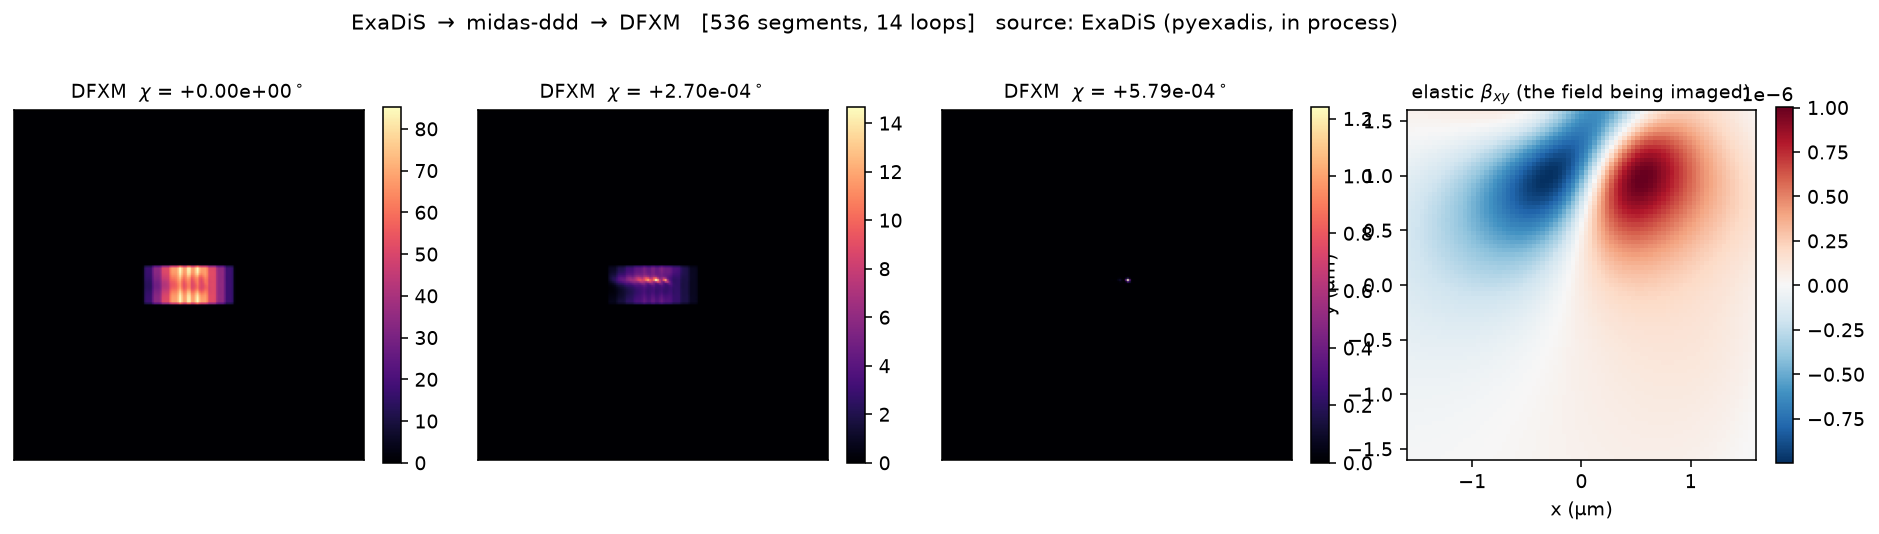

Write the Python code that produced this figure.
#!/usr/bin/env python
"""ExaDiS -> DFXM: virtual dark-field images of a discrete-dislocation network.

Generates a microstructure with ExaDiS -- irradiation-type prismatic loops plus
deformation-type lines -- converts it through :mod:`midas_ddd`, and renders DFXM
images from the resulting elastic distortion field.

    ExaDiS generators  ->  midas_ddd.DislocationNetwork
                       ->  midas_dfxm.network_deformation_field   (elastic beta)
                       ->  midas_dfxm.dfxm_image                  (per setting)

Runs with or without ExaDiS. With `pyexadis` importable it uses the real
generators; without it, `midas_ddd.generate` builds an equivalent configuration
so the example still demonstrates the chain. The `--source` line in the output
says which was used.

Prior art, and it is close: Wang, Bertin, Pal, Irvine, Katagiri, Rudd &
Dresselhaus-Marais, arXiv:2409.01439, compute virtual DFXM images from discrete
dislocation structures with a non-singular formulation and geometrical optics.
That is this capability. Nothing here is claimed as new -- what MIDAS adds is
that the same network also drives the small-angle and near-Bragg forwards
through one kernel.

Why the ELASTIC distortion: DFXM images the lattice, which is continuous across
a dislocation's cut surface for a perfect Burgers vector. The plastic
eigendistortion on that cut is bookkeeping and must not enter the contrast. See
`midas_ddd.realspace`.

Run:
    python exadis_to_dfxm.py [--out DIR] [--grid 61] [--half-um 5.0]
"""
from __future__ import annotations

import argparse
import math
import os
import time

import numpy as np
import torch

from midas_ddd import (
    combine,
    cubic_stiffness,
    find_loops,
    prismatic_loop,
    relaxation_volumes_um3,
    straight_line,
    validate_network,
)
from midas_dfxm.dislocation import network_deformation_field
from midas_dfxm.forward import dfxm_image
from midas_dfxm.conventions import GoniometerSetting
from midas_dfxm.optics import ObjectiveOptics
from midas_dfxm.resolution import aligned_resolution
from midas_dfxm.scan import bragg_two_theta_deg, reference_q_nom

DT = torch.float64
WAVELENGTH = 0.172979                 # Angstrom, ~71.7 keV
B_CU_A = 2.556
CU = cubic_stiffness(168.4, 121.4, 75.4, dtype=DT)     # Cu, GPa
HKL = (2, -2, 0)


def build_network(box_um=10.0, n_loops=8, n_lines=6, seed=7):
    """ExaDiS if available, otherwise the pure-python equivalent."""
    try:
        from midas_ddd.exadis import (
            generate_line_config,
            generate_prismatic_config,
            have_pyexadis,
        )
        if not have_pyexadis():
            raise ImportError
        box_b = box_um / (B_CU_A * 1e-4)
        loops = generate_prismatic_config(
            crystal="fcc", box_size_b=box_b, num_loops=n_loops,
            radius_b=[0.15 * box_b / 4, 0.30 * box_b / 4],
            b_magnitude_A=B_CU_A, maxseg_b=box_b / 100, seed=seed)
        lines = generate_line_config(
            crystal="fcc", box_size_b=box_b, num_lines=n_lines,
            b_magnitude_A=B_CU_A, maxseg_b=box_b / 40, seed=seed + 1)
        return (combine([loops, lines], cell_size_um=box_um),
                "ExaDiS (pyexadis, in process)")
    except ImportError:
        g = torch.Generator().manual_seed(seed)
        parts = []
        for _ in range(n_loops):
            c = (torch.rand(3, generator=g, dtype=DT) * 2 - 1) * (0.3 * box_um)
            R = float(0.2 + 0.3 * torch.rand(1, generator=g, dtype=DT))
            parts.append(prismatic_loop(radius_um=R, burgers=(0, 0, 1.0),
                                        n_segments=24, center_um=tuple(c.tolist()),
                                        cell_size_um=box_um))
        for _ in range(n_lines):
            c = (torch.rand(3, generator=g, dtype=DT) * 2 - 1) * (0.3 * box_um)
            parts.append(straight_line(length_um=0.4 * box_um, n_segments=10,
                                       center_um=tuple(c.tolist()),
                                       cell_size_um=box_um))
        return (combine(parts, cell_size_um=box_um),
                "midas_ddd.generate (ExaDiS not installed)")


def main() -> None:
    ap = argparse.ArgumentParser()
    ap.add_argument("--out", default=os.path.dirname(os.path.abspath(__file__)))
    ap.add_argument("--grid", type=int, default=61)
    ap.add_argument("--half-um", type=float, default=5.0)
    ap.add_argument("--box-um", type=float, default=10.0)
    ap.add_argument("--slab-um", type=float, default=1.0,
                    help="beam thickness sampled along z")
    ap.add_argument("--slab-voxels", type=int, default=7)
    ap.add_argument("--sigma", type=float, default=None,
                    help="resolution width (rad); default: matched to the field")
    args = ap.parse_args()

    net, source = build_network(box_um=args.box_um)
    print(f"--source: {source}")
    print(f"network : {net.n_nodes} nodes, {net.n_segments} segments, "
          f"cell {float(net.cell_size_um.max()):.2f} um")
    summary = validate_network(net)
    print(f"          Burgers conserved: {summary['burgers_conserved']}, "
          f"closed loops: {summary['n_loops']}, "
          f"density {summary['dislocation_density_um2']:.3g} um^-2")
    loops = find_loops(net)
    if loops:
        dV = relaxation_volumes_um3(net, loops)
        print(f"          relaxation volumes: {float(dV.min()):.2e} .. "
              f"{float(dV.max()):.2e} um^3")
    print("          NOTE: the open lines carry no relaxation volume and are "
          "invisible to the\n                small-angle forward -- but they image "
          "fine here, which is the point.")

    # A SLAB, not a sheet. DFXM integrates through the thickness of the
    # line-focused beam, and a zero-thickness plane through a sparse 3-D network
    # mostly misses the dislocations: the first attempt gave max|F-I| = 2e-6
    # against a resolution width of 8e-3, i.e. every voxel at the same point in
    # reciprocal space and a uniformly lit square with no contrast. Sampling the
    # beam thickness puts voxels near the cores, which is where the contrast is.
    n, half = args.grid, args.half_um
    nz = args.slab_voxels
    xs = torch.linspace(-half, half, n, dtype=DT)
    zs = (torch.zeros(1, dtype=DT) if nz == 1
          else torch.linspace(-args.slab_um / 2, args.slab_um / 2, nz, dtype=DT))
    gx, gy, gz = torch.meshgrid(xs, xs, zs, indexing="ij")
    pts = torch.stack([gx.reshape(-1), gy.reshape(-1), gz.reshape(-1)], dim=-1)

    t0 = time.time()
    field = network_deformation_field(pts, net, CU, shape=(n, n, nz))
    print(f"elastic distortion on {n}x{n} voxels in {time.time() - t0:.1f} s")
    dev = (field.F - torch.eye(3, dtype=DT)).abs().max()
    print(f"max |F - I| = {float(dev):.3e}")

    # Rotation statistics. Report the MEDIAN, not the max.
    #
    # The distortion diverges as 1/r at a dislocation core, so max, std and RMS
    # of the rotation field do not converge -- they grow with how many voxels
    # happen to land near a core. Measured on this configuration: changing only
    # the number of slab planes (1 -> 31) swings the max by 7.6x, and shifting
    # the grid origin by a fraction of a voxel moves the std by 30 %. An earlier
    # version of this script quoted max|w| = 6.7e-6 rad and built a detectability
    # argument on it; that number was a property of the grid, not of the network,
    # and independent resampling at DFXM-scale voxels gave 550-2000x more.
    # Only the median is resolution-stable.
    from midas_dfxm.field_inverse import decompose_deformation
    w = decompose_deformation(field.F)["rotation_vector"].abs()
    wmax_per_voxel = w.max(dim=-1).values
    qs = torch.quantile(wmax_per_voxel,
                        torch.tensor([0.5, 0.9, 0.99], dtype=DT))
    med, p90, p99 = (float(x) for x in qs)
    print(f"rotation |w| per voxel:  median {med:.2e}  p90 {p90:.2e}  "
          f"p99 {p99:.2e}  max {float(w.max()):.2e} rad")
    print(f"  voxel size {2 * args.half_um / (args.grid - 1) * 1e3:.0f} nm; "
          f"median is the only resolution-stable one of these.")
    print("  CAVEAT: these are SLAB statistics. The slab is the right sampling "
          "for the DFXM image\n"
          "          (it is the beam-illuminated sheet) but the wrong sampling "
          "for characterising\n"
          "          the field: measured against a full 3-D cube of the same "
          "network, a 7-plane\n"
          "          slab reports 2.2 % of voxels above 1e-4 rad where the cube "
          "reports 13.9 %,\n"
          "          under-reporting the affected volume by ~6.4x. Do not read "
          "the numbers above\n"
          "          as a description of the microstructure.")

    # For b || n prismatic loops the rotation is essentially all in-plane, so a
    # single scalar compared against a single sigma is the wrong comparison --
    # DFXM sensitivity is anisotropic too (sigma_rock ~ 1e-3 vs sigma_roll ~ 9e-3),
    # and `aligned_resolution` below is transverse-isotropic, a known package
    # simplification. No detectability claim is made here; see
    # manuals/dfxm/LAB_NOTEBOOK.md ledger #4 (per-pixel orientation precision
    # 2 mdeg = 3.5e-5 rad, real data) if you need a floor, and note that single
    # dislocations are routinely imaged well below every rocking width
    # (Jakobsen 2019; Borgi 2024, 2025) because contrast comes from the near-core
    # tail, not the mean amplitude.
    sigma = args.sigma if args.sigma is not None else max(p90, 1e-9)
    print(f"resolution sigma set to the p90 of |w| ({sigma:.2e} rad) so the "
          f"contrast is visible; this is a demonstration of the chain, not an "
          f"instrument prediction.")

    centre = GoniometerSetting()
    q_nom = reference_q_nom(field, HKL, centre)
    res = aligned_resolution(q_nom, sigma_par=sigma, sigma_perp=sigma)
    tt = bragg_two_theta_deg(float(torch.linalg.vector_norm(q_nom)), WAVELENGTH)

    # DFXM is ANAMORPHIC, and strongly so at high energy. The objective looks
    # along k_out, only 2theta = {tt:.1f} deg off the beam, so an observation
    # plane containing the beam is imaged nearly edge-on and the along-beam
    # extent is compressed by sin(2theta). At Cu 220 / 71.7 keV that is a factor
    # ~7, which turns a square field of view into a stripe -- the shipped
    # tutorials show it too (122 x 18 px), so it is the geometry, not a bug.
    #
    # Real instruments recover it with a GRAZING detector, which stretches the
    # compressed axis by 1/cos(tilt). Choosing cos(tilt) = sin(2theta) undoes the
    # foreshortening exactly. This is the physical fix, not a cosmetic one.
    # tilt_axis="u" is the one that stretches the COMPRESSED axis: measured on an
    # 8 um sheet, (tilt=0) gives 48.0 x 6.4 px, ("u", 82.3 deg) gives 48.0 x 48.1,
    # and ("v", 82.3 deg) gives 358 x 6.4 -- i.e. "v" stretches the wrong one.
    grazing_deg = math.degrees(math.acos(
        max(min(math.sin(math.radians(tt)), 1.0 - 1e-9), 1e-9)))
    optics = ObjectiveOptics(two_theta_deg=tt, magnification=6.0, pixel_um=1.0,
                             detector_shape=(180, 180),
                             detector_tilt_deg=grazing_deg, tilt_axis="u")
    print(f"2theta = {tt:.2f} deg -> along-beam compression sin(2theta) = "
          f"{math.sin(math.radians(tt)):.3f}; grazing detector tilt "
          f"{grazing_deg:.1f} deg restores it")

    sd = math.degrees(sigma)
    chis = (0.0, 0.7 * sd, 1.5 * sd)
    imgs = {}
    for chi in chis:
        t0 = time.time()
        imgs[chi] = dfxm_image(field, HKL, GoniometerSetting(chi=chi),
                               res, optics).detach()
        print(f"  chi={chi:+.3f}  image in {time.time() - t0:.1f} s   "
              f"max={float(imgs[chi].max()):.3e}")

    try:
        import matplotlib
        matplotlib.use("Agg")
        import matplotlib.pyplot as plt
    except ImportError:
        print("matplotlib absent; skipping the figure")
        return

    fig, axes = plt.subplots(1, len(chis) + 1, figsize=(4.1 * (len(chis) + 1), 4.0))
    for ax, chi in zip(axes[:-1], chis):
        im = ax.imshow(imgs[chi].numpy(), origin="lower", cmap="magma")
        ax.set_title(rf"DFXM  $\chi$ = {chi:+.2e}$^\circ$", fontsize=10)
        ax.set_xticks([]); ax.set_yticks([])
        plt.colorbar(im, ax=ax, fraction=0.046)

    beta_xy = (field.F - torch.eye(3, dtype=DT))[:, 0, 1].reshape(n, n, nz)
    rv = beta_xy[:, :, nz // 2].numpy()
    im = axes[-1].imshow(rv, origin="lower", cmap="RdBu_r",
                         extent=[-half, half, -half, half])
    axes[-1].set_title(r"elastic $\beta_{xy}$ (the field being imaged)", fontsize=10)
    axes[-1].set_xlabel("x (µm)"); axes[-1].set_ylabel("y (µm)")
    plt.colorbar(im, ax=axes[-1], fraction=0.046)

    fig.suptitle(f"ExaDiS $\\rightarrow$ midas-ddd $\\rightarrow$ DFXM   "
                 f"[{net.n_segments} segments, {summary['n_loops']} loops]   "
                 f"source: {source}", fontsize=11)
    out = os.path.join(args.out, "exadis_to_dfxm.png")
    fig.savefig(out, dpi=140, bbox_inches="tight")
    print("wrote", out)


if __name__ == "__main__":
    main()
